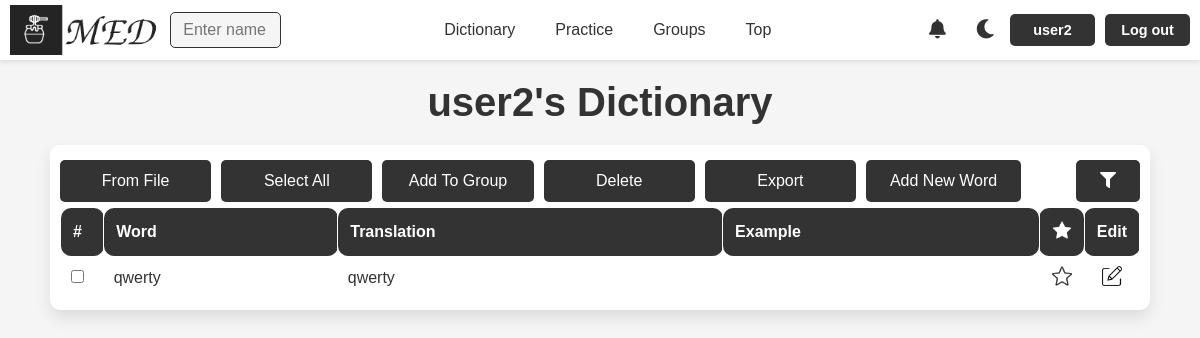
Page /words/user2?sort_date=desc (signed in) on the earlier database version.
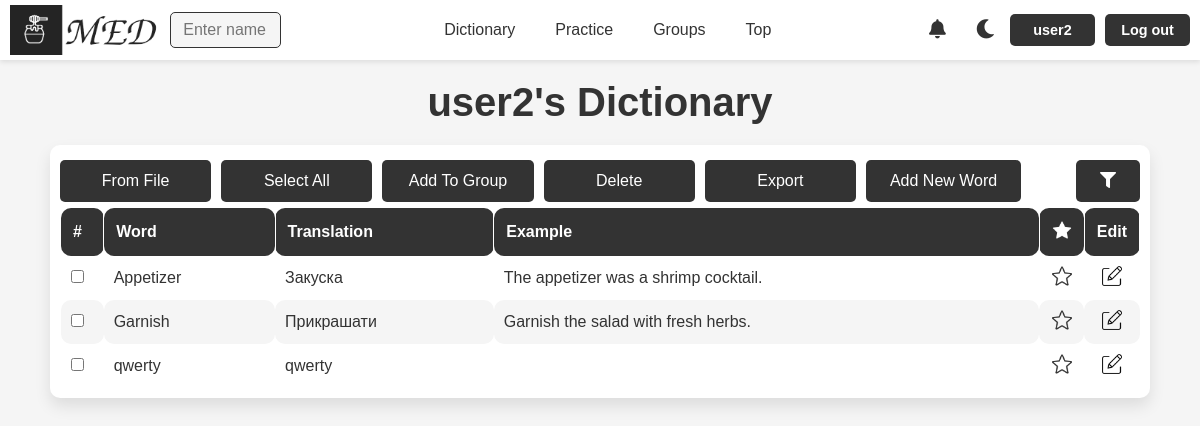
Same page on the later database version.
### med/models.py (models this page shows, shortened)
class Word(models.Model):
    TYPE_CHOICES = [
        ('noun', 'Noun'),
        ('verb', 'Verb'),
        ('adjective', 'Adjective'),
        ('adverb', 'Adverb'),
        ('pronoun', 'Pronoun'),
        ('phrasal verb', 'Phrasal verb'),
        ('other', 'Other')
    ]
    word = models.CharField(max_length=100)
    translation = models.CharField(max_length=100)
    example = models.TextField(blank=True)
    time_create = models.DateTimeField(auto_now_add=True)
    time_update = models.DateTimeField(auto_now=True)
    user = models.ForeignKey(User, on_delete=models.CASCADE)
    is_favourite = models.BooleanField(default=False)
    word_type = models.CharField(max_length=20, choices=TYPE_CHOICES, default='other')
    class Meta:
        ordering = ['-time_create', 'word']
        indexes = [
            models.Index(fields=['-time_create'])
        ]

### med/views.py (the view)
# urls.py: path('words/<slug:user_name>', views.WordListView.as_view(), name='words'),
@method_decorator(login_required, name='dispatch')
class WordListView(ListView):
    model = Word
    template_name = 'med/words.html'
    context_object_name = 'words'
    paginate_by = 25
    def get(self, request, *args, **kwargs):
        if 'sort_alphabet' not in request.GET and 'sort_date' not in request.GET:
            query_params = request.GET.copy()
            query_params['sort_date'] = 'desc'
            return HttpResponseRedirect(f"{request.path}?{query_params.urlencode()}")
        return super().get(request, *args, **kwargs)
    def get_queryset(self):
        user_name = self.kwargs['user_name']
        user = get_object_or_404(User, username=user_name)
        self.is_my_dict = user == self.request.user
        queryset = Word.objects.filter(user=user)
        word_type = self.request.GET.get('type')
        if word_type:
            queryset = queryset.filter(word_type=word_type)
        filter_word = self.request.GET.get('filter_word', '')
        filter_translation = self.request.GET.get('filter_translation', '')
        if filter_word:
            queryset = queryset.filter(word__icontains=filter_word)
        if filter_translation:
            queryset = queryset.filter(translation__icontains=filter_translation)
        sort_alphabet = self.request.GET.get('sort_alphabet')
        sort_date = self.request.GET.get('sort_date')
        if sort_alphabet == 'asc':
            queryset = queryset.order_by('word')
        elif sort_alphabet == 'desc':
            queryset = queryset.order_by('-word')
        if sort_date == 'asc':
            queryset = queryset.order_by('time_create')
        elif sort_date == 'desc':
            queryset = queryset.order_by('-time_create')
        return queryset
    def get_context_data(self, **kwargs):
        context = super().get_context_data(**kwargs)
        user = get_object_or_404(User, username=self.kwargs['user_name'])
        request_user = self.request.user
        friends = User.objects.filter(
            Q(friendship_requests_sent__receiver=user, friendship_requests_sent__status='accepted') |
            Q(friendship_requests_received__sender=user, friendship_requests_received__status='accepted')
        ).distinct()
        is_friends = request_user in friends
        types = Word.TYPE_CHOICES
        context.update({
            'user_name': self.kwargs['user_name'],
            'user': user,
            'title': f"{self.kwargs['user_name']}'s Dictionary",
            'is_my_dict': getattr(self, 'is_my_dict', False),
            'is_dict': True,
            'logged_user': request_user,
            'access': UserProfile.objects.get(user=user).access_dictionary,
            'is_friends': is_friends,
            'filter_word': self.request.GET.get('filter_word', ''),
            'filter_translation': self.request.GET.get('filter_translation', ''),
            'sort_alphabet': self.request.GET.get('sort_alphabet', 'asc'),
            'sort_date': self.request.GET.get('sort_date', 'asc'),
            'types': types,
        })
        return context

### med/templates/med/words.html (shortened to what this page needs)
{% extends 'base.html' %}
{% load static %}
{% block content %}
<h1>{{title}}</h1>
<div class="words-container">
<div class="word_table_container">
    {% if is_my_dict %}
    <div class="buttons">
        <a href="{% url 'upload_file' %}" style="margin-left: 0;">From File</a>
        <a href="#" onclick="selectAllWords(); return false;">Select All</a>
        <a href="#" onclick="addWordsToGroup(); return false;">Add To Group</a>
        <a href="#" onclick="deleteSelectedWords(); return false;">Delete</a>
        <a href="{% url 'export_pdf' %}">Export</a>
        <a href="{% url 'addword' %}">Add New Word</a>
        <a id="filter-menu-btn" class="filter-btn" style="display: inline-block; text-align: center; margin-left: auto; margin-right: 0; ">
            <i class="fas fa-filter"></i>
        </a>
    </div>
    {% endif %}
    {% if words %}
    <table class="word_table">
        {% if is_my_dict or access == 'every' or access == 'friends' and is_friends %}
        <thead>
            <tr>
                {% if is_my_dict %}
                <th class="checboxes">#</th>
                {% endif %}
                <th>Word</th>
                <th>Translation</th>
                <th>Example</th>
                {% if is_my_dict %}
                <th class="edit"><img class="th_f" src="{% static 'med/img/base/f_dark.png' %}" alt="Favourite_img"></th>
                <th class="edit">Edit</th>
                {% endif %}
            </tr>
        </thead>
        <tbody>
            {% for word in words %}
                <tr>
                    {% if is_my_dict %}
                    <td><input type="checkbox" name="word_checkbox" value="{{ word.id }}"></td>
                    {% endif %}
                    <td>{{ word.word }}</td>
                    <td>{{ word.translation }}</td>
                    <td>{{ word.example }}</td>
                    {% if is_my_dict %}
                        {% if word.is_favourite %}
                        <td class="img_td"><a href="{% url 'make_favourite' word.id %}"><img class="f_img" src="{% static 'med/img/base/f_light.png' %}" data-light-src="{% static 'med/img/base/f_light.png' %}" data-dark-src="{% static 'med/img/base/f_dark.png' %}" alt="Favourite img" style="width: 24px; height: 24px;"></a></td>
                        {% else %}
                        <td class="img_td"><a href="{% url 'make_favourite' word.id %}"><img class="f_img" src="{% static 'med/img/base/no_f_light.png' %}" data-light-src="{% static 'med/img/base/no_f_light.png' %}" data-dark-src="{% static 'med/img/base/no_f_dark.png' %}" alt="Not Favourite img"></a></td>
                        {% endif %}
                        <td class="img_td"><a href="{% url 'edit_word' word.id %}"><img class="edit_img" src="{% static 'med/img/features/edit_light.png' %}" data-light-src="{% static 'med/img/features/edit_light.png' %}" data-dark-src="{% static 'med/img/features/edit_dark.png' %}" alt="Edit img"></a></td>
                    {% endif %}
                </tr>
            {% endfor %}
        </tbody>
        {% else %}
        <p> </p>
        <p><b>{{ user_name }} has a private dictionary</b></p>
        {% endif %}
    {% else %}
    <p> </p>
    <p><b>There are no words yet</b></p>
    {% endif %}
    </table>
</div>
{% endblock %}

Differences in the rows shown:
added Word: word "Appetizer", translation "Закуска", example "The appetizer was a shrimp cocktail.", is_favourite False (drawn)
added Word: word "Garnish", translation "Прикрашати", example "Garnish the salad with fresh herbs.", is_favourite False (drawn)
